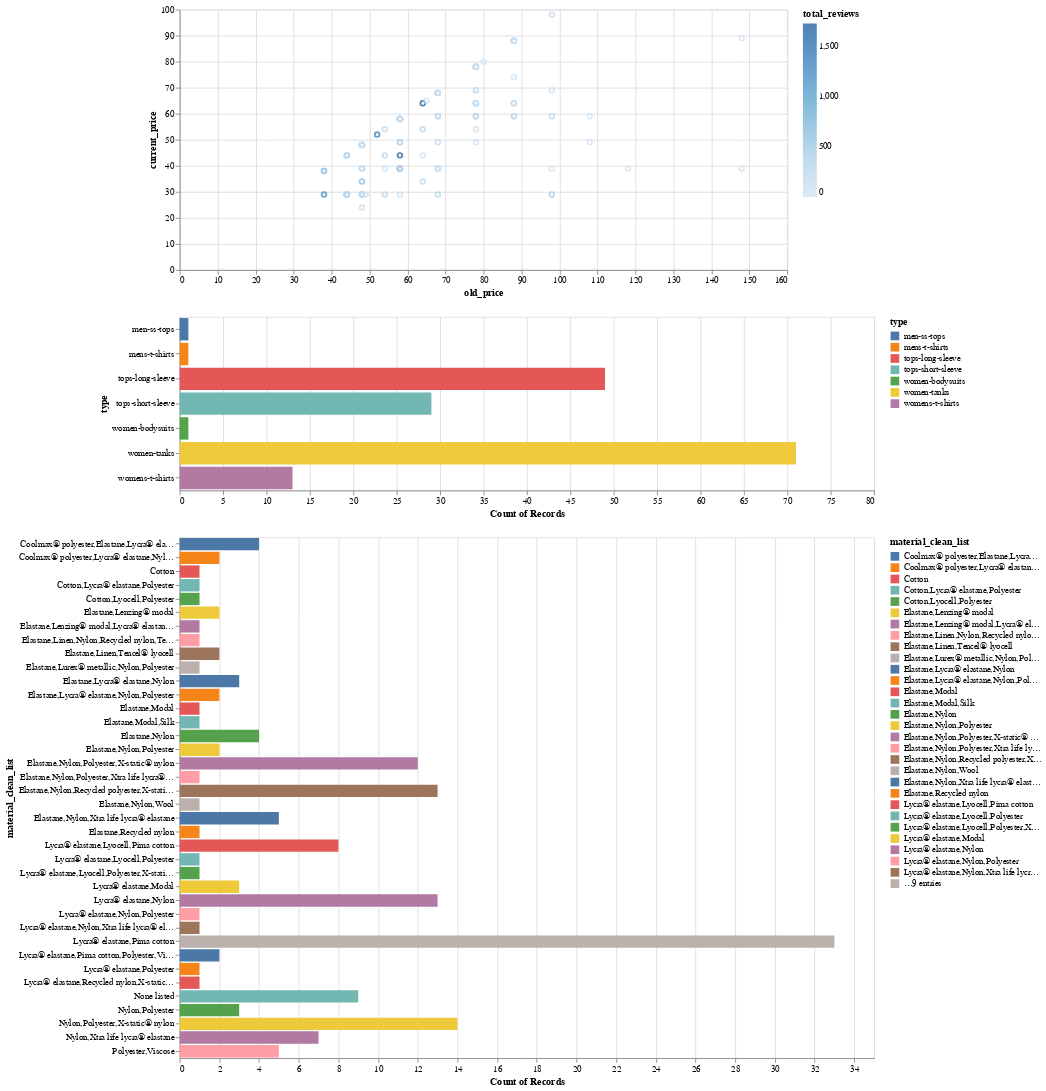

Notebook cell for this chart:
### Code cell
brush = alt.selection(type='interval')

points = alt.Chart(df).mark_point().encode(
    x='old_price',
    y='current_price',
    color=alt.condition(brush, 'total_reviews', alt.value('lightgray')),
    tooltip=['product_name', 'current_price', 'old_price', 'type', 'avg_rating']
).add_selection(
    brush
).properties(
    width=700,
    height=300
).interactive()

bars = alt.Chart(df).mark_bar().encode(
    y='type',
    color='type',
    x='count(type)'
).transform_filter(
    brush
).properties(
    width=800,
    height=200
)

bars2 = alt.Chart(df).mark_bar().encode(
    y='material_clean_list',
    color='material_clean_list',
    x='count(material_clean_list)'
).transform_filter(
    brush
).properties(
    width=800,
    height=600
)

points & bars & bars2

### Figure 1 — Vega-Lite specification as saved in the notebook (floating-point values rounded to 4 significant figures; data arrays with more than 128 entries replaced by an {"elided": "..."} marker saying what was removed)
{"config": {"view": {"continuousWidth": 400, "continuousHeight": 300}}, "vconcat": [{"mark": "point", "encoding": {"color": {"condition": {"type": "quantitative", "field": "total_reviews", "selection": "selector010"}, "value": "lightgray"}, "tooltip": [{"type": "nominal", "field": "product_name"}, {"type": "quantitative", "field": "current_price"}, {"type": "quantitative", "field": "old_price"}, {"type": "nominal", "field": "type"}, {"type": "quantitative", "field": "avg_rating"}], "x": {"type": "quantitative", "field": "old_price"}, "y": {"type": "quantitative", "field": "current_price"}}, "height": 300, "selection": {"selector010": {"type": "interval"}, "selector011": {"type": "interval", "bind": "scales", "encodings": ["x", "y"]}}, "width": 700}, {"mark": "bar", "encoding": {"color": {"type": "nominal", "field": "type"}, "x": {"type": "nominal", "aggregate": "count", "field": "type"}, "y": {"type": "nominal", "field": "type"}}, "height": 200, "transform": [{"filter": {"selection": "selector010"}}], "width": 800}, {"mark": "bar", "encoding": {"color": {"type": "nominal", "field": "material_clean_list"}, "x": {"type": "nominal", "aggregate": "count", "field": "material_clean_list"}, "y": {"type": "nominal", "field": "material_clean_list"}}, "height": 600, "transform": [{"filter": {"selection": "selector010"}}], "width": 800}], "data": {"name": "data-2f42f24bc3fd624e44de224de8606679"}, "$schema": "https://vega.github.io/schema/vega-lite/v4.8.1.json", "datasets": {"data-2f42f24bc3fd624e44de224de8606679": {"elided": "165 records"}}}
